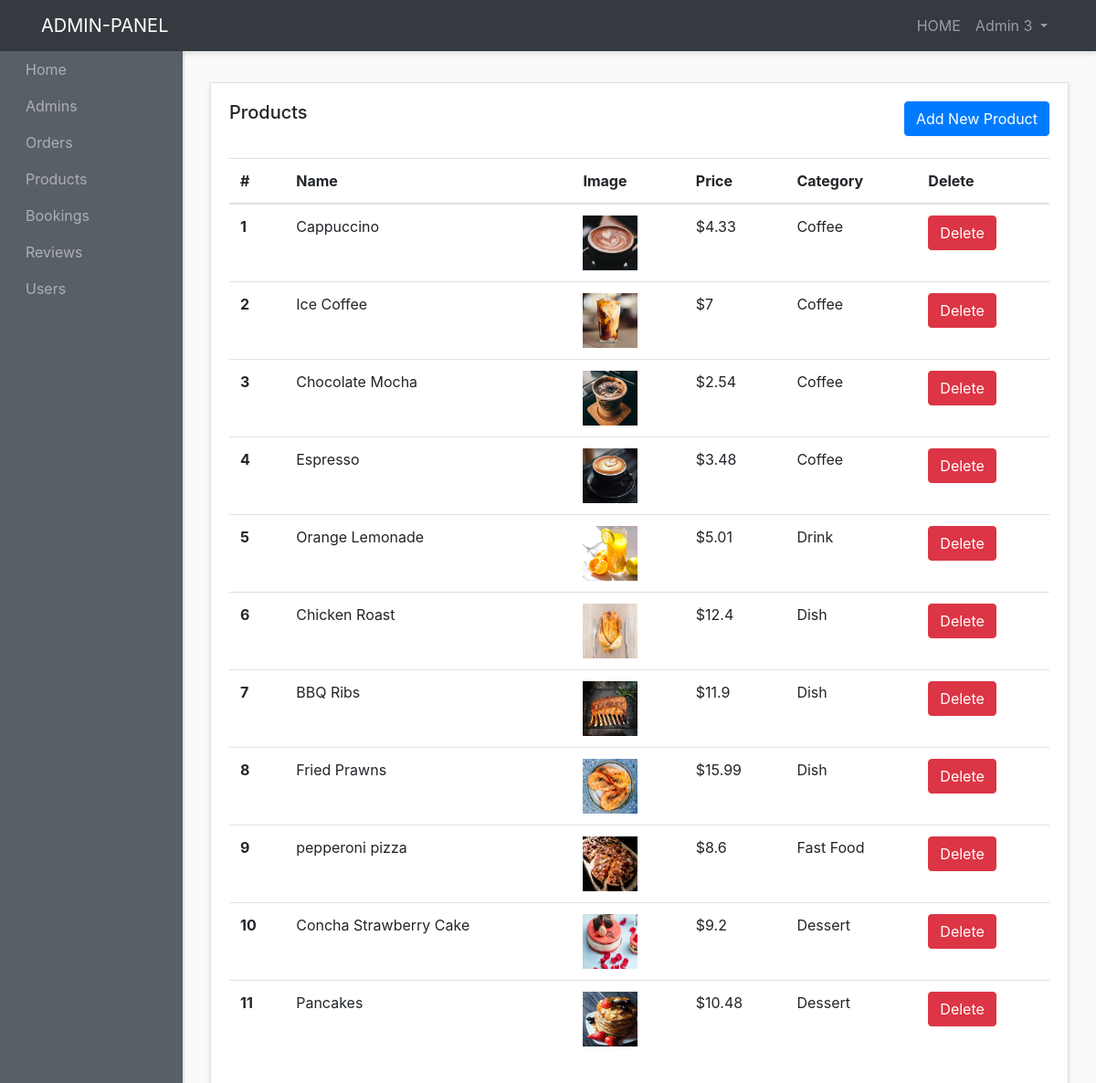
Page /admin-panel/products-admins/show-products.php (signed in) on the committed database.
### tables this page shows
CREATE TABLE `products` (
  `id` int(10) NOT NULL,
  `name` varchar(200) NOT NULL,
  `image` varchar(200) NOT NULL,
  `description` text NOT NULL,
  `price` varchar(10) NOT NULL,
  `category` varchar(200) NOT NULL,
  `created_at` timestamp NOT NULL DEFAULT current_timestamp()
);

### admin-panel/products-admins/show-products.php (the view, shortened to what this page needs)
<?php
require "../layouts/header.php";
require "../../config/config.php";
$products = $conn->query("SELECT * FROM products");
$products->execute();
$allProducts = $products->fetchAll(PDO::FETCH_OBJ);
?>
<div class="container-fluid">
  <div class="row">
    <div class="col">
      <div class="card">
        <div class="card-body">
          <h5 class="card-title mb-4 d-inline">Products</h5>
          <a href="create-products.php" class="btn btn-primary mb-4 text-center float-right">Add New Product</a>
          <table class="table">
            <thead>
              <tr>
                <th scope="col">#</th>
                <th scope="col">Name</th>
                <th scope="col">Image</th>
                <th scope="col">Price</th>
                <th scope="col">Category</th>
                <th scope="col">Delete</th>
              </tr>
            </thead>
            <tbody>
              <?php foreach ($allProducts as $product) : ?>
                <tr>
                  <th scope="row"><?php echo $product->id; ?></th>
                  <td><?php echo $product->name; ?></td>
                  <td><img src="../../images/<?php echo $product->image; ?>" style="width: 60px; height: 60px;"></td>
                  <td>$<?php echo $product->price; ?></td>
                  <td><?php echo $product->category; ?></td>
                  <td><a href="delete-products.php?id=<?php echo $product->id; ?>" class="btn btn-danger  text-center ">Delete</a></td>
                </tr>
              <?php endforeach; ?>
            </tbody>
          </table>
        </div>
      </div>
    </div>
  </div>
</div>
<?php require "../layouts/footer.php"; ?>

### admin-panel/layouts/header.php (shortened to what this page needs)
<!DOCTYPE html>
<html lang="en">
<head>
    <link href="http://maxcdn.bootstrapcdn.com/bootstrap/4.0.0/css/bootstrap.min.css" rel="stylesheet">
    <link href="<?php echo ADMINURL; ?>/styles/style.css" rel="stylesheet">
</head>
<body>
    <div id="wrapper">
        <nav class="navbar header-top fixed-top navbar-expand-lg  navbar-dark bg-dark">
            <div class="container">
                <a class="navbar-brand" href="<?php echo ADMINURL;?>">ADMIN-PANEL</a>
                <div class="collapse navbar-collapse" id="navbarText">
                    <?php if (isset($_SESSION['admin_name'])) : ?>
                        <ul class="navbar-nav side-nav">
                            <li class="nav-item">
                                <a class="nav-link" style="margin-left: 20px;" href="<?php echo ADMINURL; ?>">Home
                                </a>
                            </li>
                            <li class="nav-item">
                                <a class="nav-link" href="<?php echo ADMINURL; ?>/admins/admins.php" style="margin-left: 20px;">Admins</a>
                            </li>
                            <li class="nav-item">
                                <a class="nav-link" href="<?php echo ADMINURL; ?>/orders-admins/show-orders.php" style="margin-left: 20px;">Orders</a>
                            </li>
                            <li class="nav-item">
                                <a class="nav-link" href="<?php echo ADMINURL; ?>/products-admins/show-products.php" style="margin-left: 20px;">Products</a>
                            </li>
                            <li class="nav-item">
                                <a class="nav-link" href="<?php echo ADMINURL; ?>/bookings-admins/show-bookings.php" style="margin-left: 20px;">Bookings</a>
                            </li>
                            <li class="nav-item">
                                <a class="nav-link" href="<?php echo ADMINURL; ?>/reviews-admins/show-reviews.php" style="margin-left: 20px;">Reviews</a>
                            </li>
                            <li class="nav-item">
                                <a class="nav-link" href="<?php echo ADMINURL; ?>/users-admins/show-app-users.php" style="margin-left: 20px;">Users</a>
                            </li>
                        </ul>
                    <?php endif; ?>
                    <ul class="navbar-nav ml-md-auto d-md-flex">
                        <?php if (isset($_SESSION['admin_name'])) : ?>
                            <li class="nav-item">
                                <a class="nav-link" href="<?php echo ADMINURL; ?>">HOME
                                </a>
                            </li>
                            <li class="nav-item dropdown">
                                <a class="nav-link  dropdown-toggle" href="#" id="navbarDropdown" role="button" data-toggle="dropdown" aria-haspopup="true" aria-expanded="false">
                                    <?php echo $_SESSION['admin_name']; ?>
                                </a>
                            </li>
                        <?php endif; ?>
                    </ul>
                </div>
            </div>
        </nav>

### admin-panel/layouts/footer.php (shortened to what this page needs)
</div>
</body>
</html>

### admin-panel/styles/style.css (style rules this page uses)
body { background: #f9f9f9; }
#wrapper { padding: 90px 15px; }
.navbar-expand-lg .navbar-nav.side-nav { flex-direction: column; }
.card { margin-bottom: 15px; border-radius: 0; box-shadow: 0 3px 5px rgba(0, 0, 0, .1); }
.header-top { box-shadow: 0 3px 5px rgba(0, 0, 0, .1) }
@media (min-width:992px) { #wrapper { margin-left: 200px; padding: 90px 15px 15px; } }
@media (min-width:992px) { .navbar-nav.side-nav { background: #585f66; box-shadow: 2px 1px 2px rgba(0, 0, 0, .1); position: fixed; top: 56px; flex-direction: column !important; left: 0; width: 200px; overflow-y: auto; bottom: 0; overflow-x: hidden; padding-bottom: 40px } }

### rows in the picture
products: id "1", name "Cappuccino", image (picture), price "4.33", category "Coffee"
products: id "2", name "Ice Coffee", image (picture), price "7", category "Coffee"
products: id "3", name "Chocolate Mocha", image (picture), price "2.54", category "Coffee"
products: id "4", name "Espresso", image (picture), price "3.48", category "Coffee"
products: id "5", name "Orange Lemonade", image (picture), price "5.01", category "Drink"
products: id "6", name "Chicken Roast", image (picture), price "12.4", category "Dish"
products: id "7", name "BBQ Ribs", image (picture), price "11.9", category "Dish"
products: id "8", name "Fried Prawns", image (picture), price "15.99", category "Dish"
products: id "9", name "pepperoni pizza", image (picture), price "8.6", category "Fast Food"
products: id "10", name "Concha Strawberry Cake", image (picture), price "9.2", category "Dessert"
products: id "11", name "Pancakes", image (picture), price "10.48", category "Dessert"

### other values in the picture
$_SESSION['admin_name'] "Admin 3"
